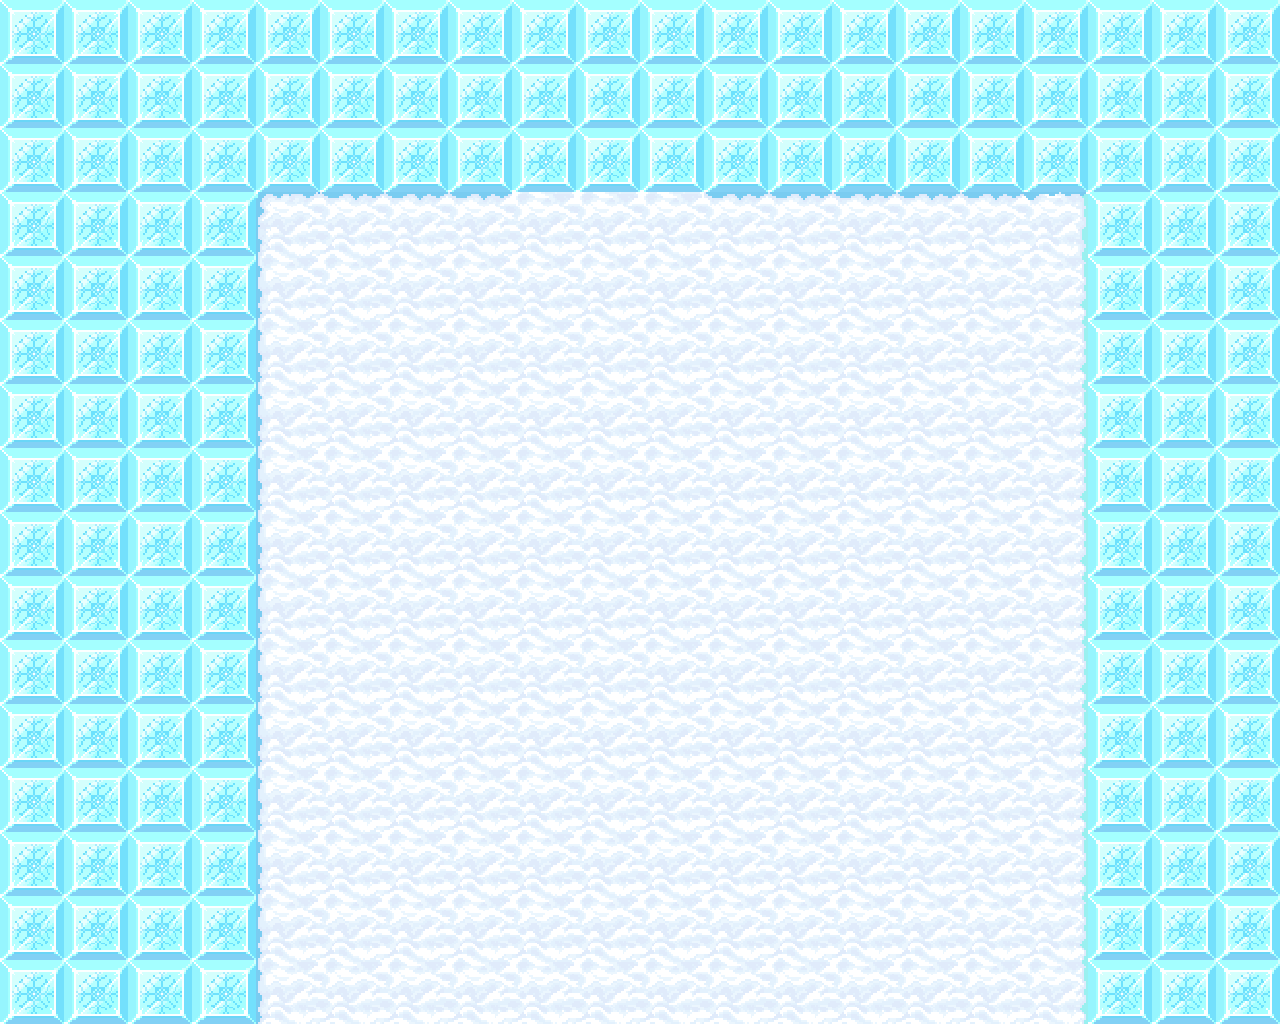

A level layout from a 2D game, rendered from its tile map. Below: a short description, then the map file with tile-grid data replaced by summaries:
An orthogonal 20x16 tile map with 64x64 px tiles, 1 tile layer (Tile Layer 1), 2 tilesets.

<map version="1.0" tiledversion="1.0.3" orientation="orthogonal" renderorder="right-down" width="20" height="16" tilewidth="64" tileheight="64" nextobjectid="1">
 <tileset firstgid="1" name="sand_tile" tilewidth="64" tileheight="64" tilecount="16" columns="4">
  <image source="sand_tile.png" width="256" height="256" />
 </tileset>
 <tileset firstgid="17" name="snow_tile" tilewidth="64" tileheight="64" tilecount="48" columns="4">
  <image source="snow_tile.png" width="256" height="768" />
 </tileset>
 <layer name="Tile Layer 1" width="20" height="16">
  <data>[320 cells, 320 non-empty, 10 distinct tile ids]</data>
 </layer>
</map>
